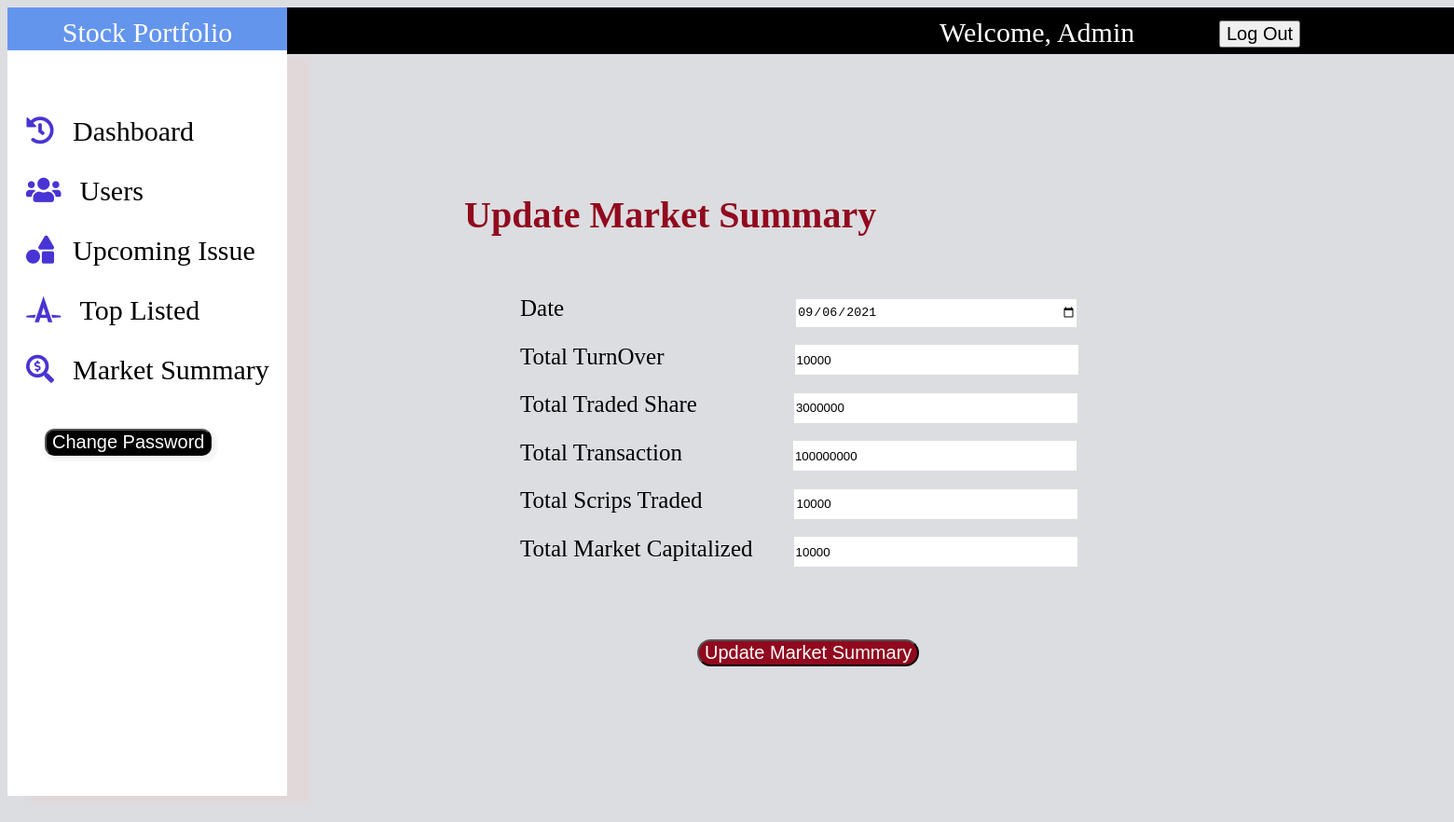
/project/admin/marketsummaryupdate.php?id=31 (signed in), run on the app's committed database.
### tables this page shows
CREATE TABLE `market_summary` (
  `id` int(11) NOT NULL,
  `date` date NOT NULL,
  `total_turnover` bigint(50) NOT NULL,
  `total_traded` bigint(50) NOT NULL,
  `total_transaction` bigint(50) NOT NULL,
  `total_scrips_traded` bigint(50) NOT NULL,
  `total_market_capitalized` bigint(50) NOT NULL
);

### project/admin/marketsummaryupdate.php (the view, shortened to what this page needs)
<?php
include("main.php");
include("database.php");
$sno=$_GET['id'];
$sql="Select * from market_summary where id={$sno}";
$result=mysqli_query($conn,$sql);
if(mysqli_num_rows($result)>0){
   while($row=mysqli_fetch_assoc($result)){
?>
<!DOCTYPE html>
<html lang="en">
<head>
      <link href="css/marketsummaryadd.css" rel="stylesheet">
</head>
<body>
      <div id="mainline">
            <h2>Update Market Summary</h2>
      <form onsubmit="return validation()" action="marketsummaryupdating.php" method="POST">
      <div >
            <label>Date</label>
            <input id="labela1" name="date" type="date" value="<?php echo $row['date']?>">
      </div><br>
      <div >
            <label>Total TurnOver</label>
            <input id="label1" name="total_turnover" type="text" value="<?php echo $row['total_turnover']?>">
      </div><br>
      <div >
            <label>Total Traded Share</label>
            <input id="label2" type="text" name="total_traded" value="<?php echo $row['total_traded']?>">
      </div><br>
      <div >
            <label>Total Transaction</label>
            <input id="label3" type="text" name="total_transaction" value="<?php echo $row['total_transaction']?>">
      </div><br>
      <div >
            <label>Total Scrips Traded</label>
            <input id="label4" type="text" name="total_scrips_traded" value="<?php echo $row['total_scrips_traded']?>">
      </div><br>
      <div >
            <label>Total Market Capitalized</label>
            <input id="label5" type="text" name="total_market_capitalized" value="<?php echo $row['total_market_capitalized']?>">
      </div><br>
      <button id="btn1" name="submit">Update Market Summary</button>
      </form>
      <?php
    }
}
    ?>
      </div>
</body>
</html>

### project/admin/css/main.css (style rules this page uses)
body { background-color: #dcdde1; overflow: hidden; }
button { font-size: 20px; position: relative; top:-70px; left:1300px; }

### project/admin/css/marketsummaryadd.css (style rules this page uses)
body { overflow:visible; }
#mainline { position: relative; top:-700px; left:600px; }
form { padding-top: 30px; }
h2 { font-size: 40px; color:#91091e; position: relative; left:-300px; padding-left: 190px; }
label { font-size: 25px; margin-right: 30px; position: relative; left:-50px; position: relative; }
input { width: 300px; height: 30px; border: none; }
#labela1 { position: relative; left:165px; }
#label1 { position: relative; left:56px; }
#label2 { position: relative; left: 20px; }
#label3 { position: relative; left:35px; }
#label4 { position: relative; left:15px; }
#label5 { position: relative; left:-40px; }
#btn1 { position: relative; top:60px; left:140px; background-color: #91091e; color:white; border-radius: 25px; }

### data on the page
market_summary: date "09/06/2021", total_turnover "10000", total_traded "3000000", total_transaction "100000000", total_scrips_traded "10000", total_market_capitalized "10000"

### other printed values
$_SESSION['mail'] "Admin"
